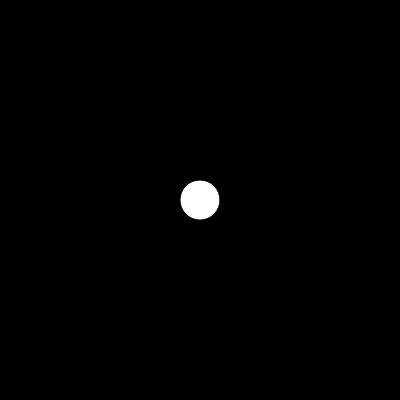
Frame 1 (no input)
Frame 60 (no input): identical to frame 1, image omitted
Frame 120 (the mouse pressed at the canvas centre since frame 60): identical to frame 1, image omitted

The p5.js sketch that drew this single still picture (run headless with seeded random() and noise() and a simulated clock; from frame 60 on, the mouse is pressed at the canvas centre):

// p5.js sketch
// ── sketch.js
function setup() {
    createCanvas(400, 400);
}

function draw() {
    background(0);
    ellipse(width/2, height/2, 40);
}
